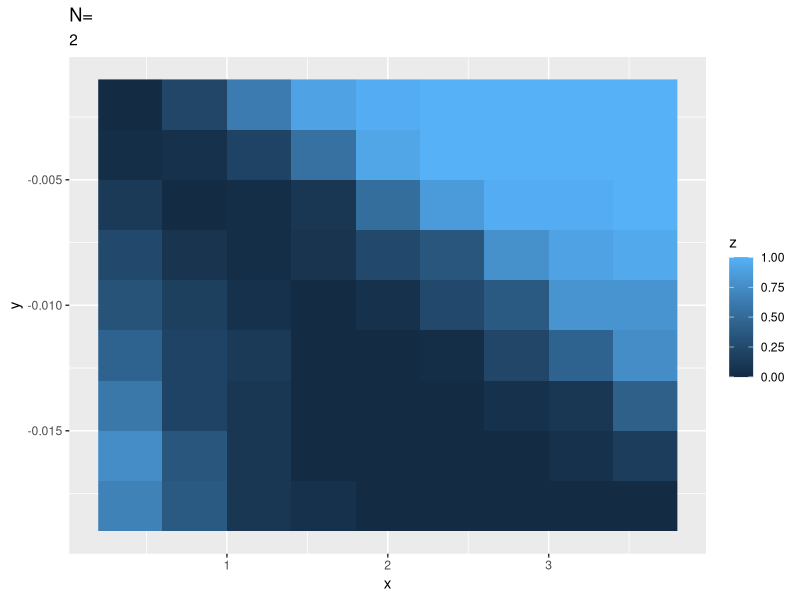
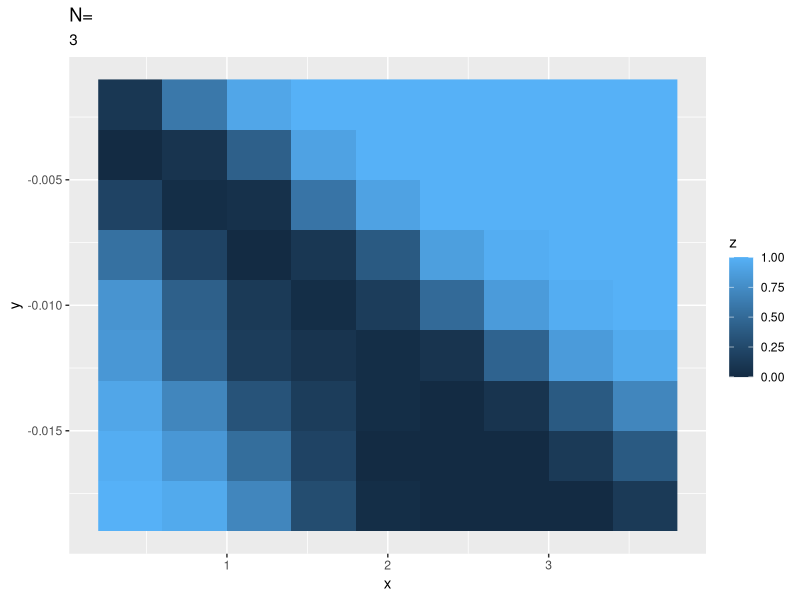
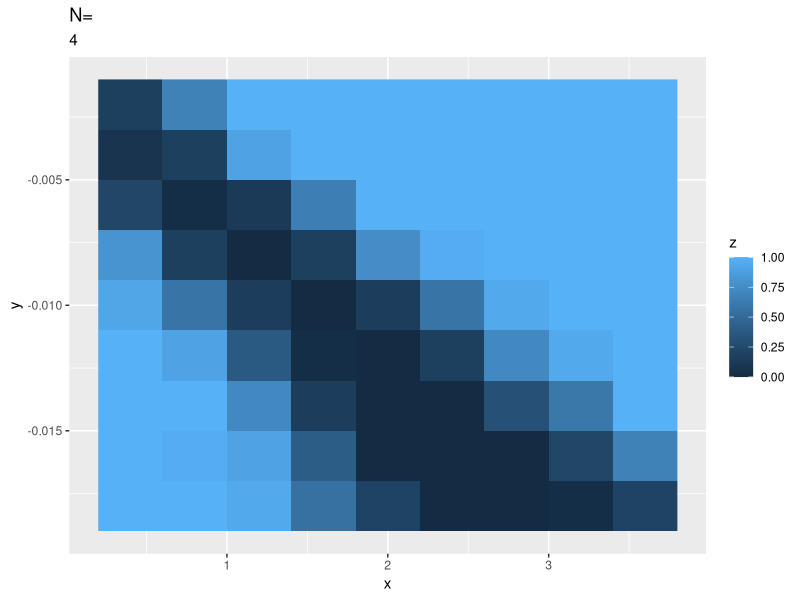

Recreate these plots in R, in order. (Note: a time limit stopped this script after it produced the figures.)
## ---- chunk 1

library(tidyverse)
set.seed(666)


x1<-c(60,90,135, 202.5, 303.75, 455.625)
n_subs<-c(2,3,4, 5,7,10, 15,20) # this works now, you need to use any real integer more than 1
sims_to_run<-40
n_trials<-35  # see my notes about this down there v
coef3<- 1.6
coef4<- -0.01

for (ji in n_subs){
  

  n_subjects <-(ji)
  
  z1=coef3 + coef4*x1
  pr1=1/(1+exp(-z1))
  
  coefs1 <- c(0.4, 0.8, 1.2, 1.6, 2.0, 2.4, 2.8, 3.2, 3.6)
  coef2s <- c(-0.018, -0.016, -0.014, -0.012, -0.010, -0.008, -0.006, -0.004, -0.002)
  
  fmat<-array(dim = c(length(n_subjects),length(coefs1),length(coef2s)))
  
  coef1_counter =1
  for (coef1 in coefs1){
    coef2_counter =1
    for (coef2 in coef2s){
      z=coef1 + coef2*x1
      pr=1/(1+exp(-z))
      pval_matrix<-matrix(nrow=length(n_subjects), ncol=sims_to_run)
      
      for(i in 1:sims_to_run){
        sim_counter = 1
        
        for (no in n_subjects) {
          all_subjects<-data.frame()
          n_counter = 1
          
          for(n in  1:no){
            Joy <- (rbinom(6,n_trials,pr)/n_trials)*100
            Butt <- (rbinom(6,n_trials,pr1)/n_trials)*100
            
            correct_trials <- data.frame(subject=rep(n,each=12),
                                         condition=rep(c(1,2),each=6),       # 1 is joystick, 2 is button
                                         Distances=rep(x1,2),                # I put the actual distances back in
                                         y=c(Joy,Butt))
            all_subjects<-rbind(all_subjects,correct_trials)
          }
          
          df_aov <- aov(y~Distances*condition+Error(subject/(Distances*condition)), data = all_subjects)
          #df_aov <- aov(y~Distances*condition+(1|subject), data = all_subjects)
          
          df_aov_sum <- summary(df_aov)
          
          pvalue <- df_aov_sum[[5]]
          pvalue <- pvalue[[1]]["condition","Pr(>F)"]
          
          pval_matrix[[n_counter,i]] <- pvalue
          n_counter = n_counter+1
        }
        sim_counter = sim_counter+1
      }
      
      # only once all simulations for a given n_suject, coef1 and coef2 can we start to look at the proportions
      for (k in 1:length(pval_matrix[,1])){ 
            f<-pval_matrix[k, ]<=0.05
            a = length(f[f==TRUE])
            b = a/length(f)
            fmat[k,coef1_counter, coef2_counter]= b
      }
      
      coef2_counter=coef2_counter+1
    }
    coef1_counter=coef1_counter+1
  }
  
  
  for (i in 1:length(n_subjects)){
    a = fmat[i,,]
    df <- expand.grid(x = coefs1, y = coef2s)
    df$z <- c(a)
    # default is compatible with geom_tile()
    ggplot(df, aes(x, y, fill = z)) + geom_raster() + ggtitle("N=",n_subjects[i])
    ggsave(paste("Maja_coefficient_assay_N", n_subjects[i] ,".jpg", sep=""))
    print(paste("saving coefficient_assay_N", n_subjects[i] ,".jpg", sep=""))
  } 
  
}

## ---- chunk 2
# deprecated
library(ggplot2)

for (i in 1:length(n_subjects)){
  a = fmat[i,,]
  df <- expand.grid(x = coefs1, y = coef2s)
  df$z <- c(a)
  # default is compatible with geom_tile()
  ggplot(df, aes(x, y, fill = z)) + geom_raster() + ggtitle("N=",n_subjects[i])
  ggsave(paste("Maja_coefficient_assay_N", n_subjects[i] ,".jpg", sep=""))
  print(paste("saving coefficient_assay_N", n_subjects[i] ,".jpg", sep=""))
}
